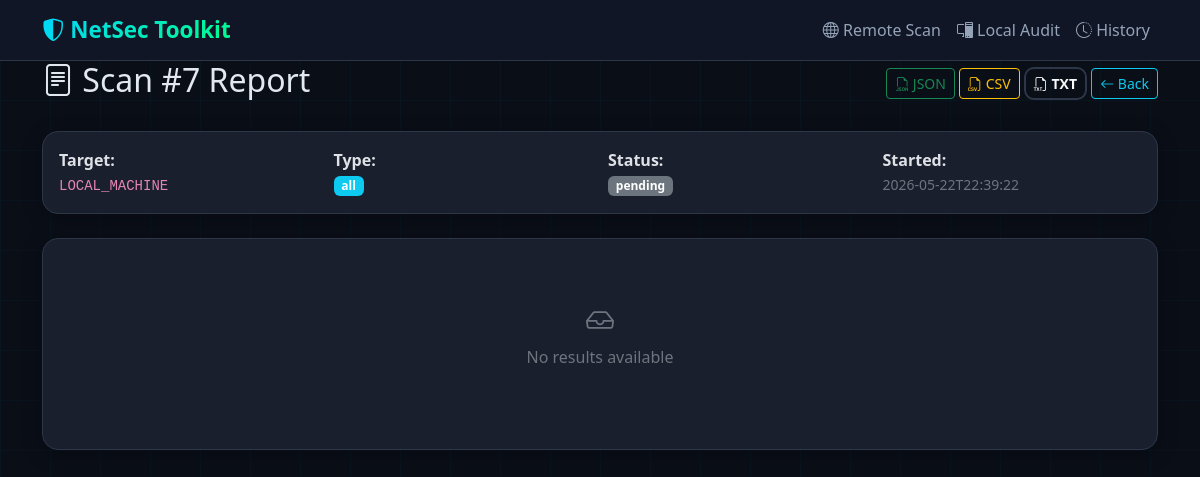
Page /scan/7 on the committed database.
### utils/database.py (models this page shows, shortened)
class ScanHistory(db.Model):
    __tablename__ = 'scan_history'
    id = db.Column(db.Integer, primary_key=True)
    target_url = db.Column(db.String(500), nullable=False)
    scan_type = db.Column(db.String(100), nullable=False)
    status = db.Column(db.String(50), default='running')
    results = db.Column(db.Text, default='{}')
    started_at = db.Column(db.DateTime, default=datetime.utcnow)
    completed_at = db.Column(db.DateTime, nullable=True)
    def to_dict(self):
        return {
            'id': self.id,
            'target_url': self.target_url,
            'scan_type': self.scan_type,
            'status': self.status,
            'started_at': self.started_at.isoformat() if self.started_at else None,
            'completed_at': self.completed_at.isoformat() if self.completed_at else None,
        }
    def get_results(self):
        try:
            return json.loads(self.results) if self.results else {}
        except (json.JSONDecodeError, TypeError):
            return {}

### app.py (the view)
@app.route('/scan/<int:scan_id>')
def scan_detail(scan_id):
    record = ScanHistory.query.get_or_404(scan_id)
    return render_template('scan_detail.html', scan=record.to_dict(), results=record.get_results())

### templates/scan_detail.html (shortened to what this page needs)
<!DOCTYPE html>
<html lang="en" data-bs-theme="dark">
<head>
    <link href="https://cdn.jsdelivr.net/npm/bootstrap@5.3.2/dist/css/bootstrap.min.css" rel="stylesheet">
    <link href="https://cdn.jsdelivr.net/npm/bootstrap-icons@1.11.2/font/bootstrap-icons.css" rel="stylesheet">
    <link rel="stylesheet" href="{{ url_for('static', filename='css/main.css') }}">
</head>
<body>
    <nav class="navbar navbar-expand-lg sticky-top">
        <div class="container">
            <a class="navbar-brand" href="/"><i class="bi bi-shield-shaded"></i> NetSec Toolkit</a>
            <div class="collapse navbar-collapse" id="navbarNav">
                <ul class="navbar-nav ms-auto">
                    <li class="nav-item"><a class="nav-link" href="/"><i class="bi bi-globe"></i> Remote Scan</a></li>
                    <li class="nav-item"><a class="nav-link" href="/local"><i class="bi bi-pc-display"></i> Local Audit</a></li>
                    <li class="nav-item"><a class="nav-link" href="/scans"><i class="bi bi-clock-history"></i> History</a></li>
                </ul>
            </div>
        </div>
    </nav>
    <div class="container position-relative" style="z-index: 1;">
        <div class="d-flex justify-content-between align-items-center mb-4">
            <h2><i class="bi bi-file-text"></i> Scan #{{ scan.id }} Report</h2>
            <div>
                <a href="/api/export/{{ scan.id }}/json" class="btn btn-outline-success btn-sm"><i class="bi bi-filetype-json"></i> JSON</a>
                <a href="/api/export/{{ scan.id }}/csv" class="btn btn-outline-warning btn-sm"><i class="bi bi-filetype-csv"></i> CSV</a>
                <a href="/api/export/{{ scan.id }}/txt" class="btn btn-outline-light btn-sm"><i class="bi bi-filetype-txt"></i> TXT</a>
                <a href="/scans" class="btn btn-outline-info btn-sm"><i class="bi bi-arrow-left"></i> Back</a>
            </div>
        </div>
        <div class="card mb-4">
            <div class="card-body">
                <div class="row g-3">
                    <div class="col-md-3"><strong>Target:</strong><br><code>{{ scan.target_url }}</code></div>
                    <div class="col-md-3"><strong>Type:</strong><br><span class="badge bg-info">{{ scan.scan_type }}</span></div>
                    <div class="col-md-3"><strong>Status:</strong><br>
                        {% if scan.status == 'completed' %}
                            <span class="badge bg-success">✅ Completed</span>
                        {% elif scan.status == 'running' %}
                            <span class="badge bg-warning text-dark">⏳ Running</span>
                        {% else %}
                            <span class="badge bg-secondary">{{ scan.status }}</span>
                        {% endif %}
                    </div>
                    <div class="col-md-3"><strong>Started:</strong><br><span class="text-secondary small">{{ scan.started_at[:19] if scan.started_at else '—' }}</span></div>
                </div>
            </div>
        </div>
        {% if results %}
            {% for scan_type, findings in results.items() %}
            <div class="card mb-3">
                <div class="card-header d-flex justify-content-between align-items-center">
                    <span><i class="bi bi-terminal"></i> {{ scan_type.replace('_', ' ') | upper }}</span>
                    <span class="badge bg-secondary">{{ findings|length }} findings</span>
                </div>
                <div class="card-body findings-list">
                    {% if findings %}
                        {% for f in findings %}
                        <div class="finding severity-{{ f.severity }}">
                            <div class="d-flex justify-content-between align-items-start">
                                <div>
                                    <strong>{{ f.title }}</strong>
                                    <p class="mb-0 text-secondary small">{{ f.description }}</p>
                                    {% if f.detail %}<code class="small text-info">{{ f.detail }}</code>{% endif %}
                                </div>
                                <span class="badge bg-{{ 'danger' if f.severity == 'high' else 'warning text-dark' if f.severity == 'medium' else 'info' if f.severity == 'low' else 'success' if f.severity == 'safe' else 'secondary' }}">
                                    {{ f.severity }}
                                </span>
                            </div>
                        </div>
                        {% endfor %}
                    {% else %}
                        <p class="text-secondary mb-0"><i class="bi bi-info-circle"></i> No findings for this scan type.</p>
                    {% endif %}
                </div>
            </div>
            {% endfor %}
        {% else %}
            <div class="card text-center py-5">
                <div class="card-body">
                    <h3 class="text-secondary"><i class="bi bi-inbox"></i></h3>
                    <p class="text-secondary">No results available</p>
                </div>
            </div>
        {% endif %}
    </div>
</body>
</html>

### static/css/main.css (style rules this page uses)
:root { --bg-primary: #0a0e17; --bg-secondary: #111827; --bg-card: #1a1f2e; --accent-cyan: #00d4ff; --accent-green: #00ff88; --accent-red: #ff3355; --accent-yellow: #ffaa33; --text-primary: #e2e8f0; --text-secondary: #94a3b8; --border-color: #2d3748; }
* { box-sizing: border-box; }
body { background: var(--bg-primary); color: var(--text-primary); font-family: 'Segoe UI', system-ui, -apple-system, sans-serif; min-height: 100vh; }
.navbar { background: rgba(17, 24, 39, 0.95) !important; backdrop-filter: blur(20px); border-bottom: 1px solid var(--border-color); z-index: 100; }
.navbar-brand { font-weight: 800; font-size: 1.4rem; background: linear-gradient(135deg, var(--accent-cyan), var(--accent-green)); -webkit-background-clip: text; -webkit-text-fill-color: transparent; }
.nav-link { color: var(--text-secondary) !important; font-weight: 500; }
.card { background: var(--bg-card); border: 1px solid var(--border-color); border-radius: 16px; transition: all 0.3s ease; box-shadow: 0 4px 20px rgba(0, 0, 0, 0.3); }
.btn-outline-light { border: 2px solid var(--border-color); border-radius: 10px; font-weight: 600; }

### rows in the picture
ScanHistory: target_url "LOCAL_MACHINE", scan_type "all", status "pending"

### other values in the picture
{{ scan.id }} "7"
{{ scan.started_at[:19] if scan.started_at else '—' }} "2026-05-22T22:39:22"
